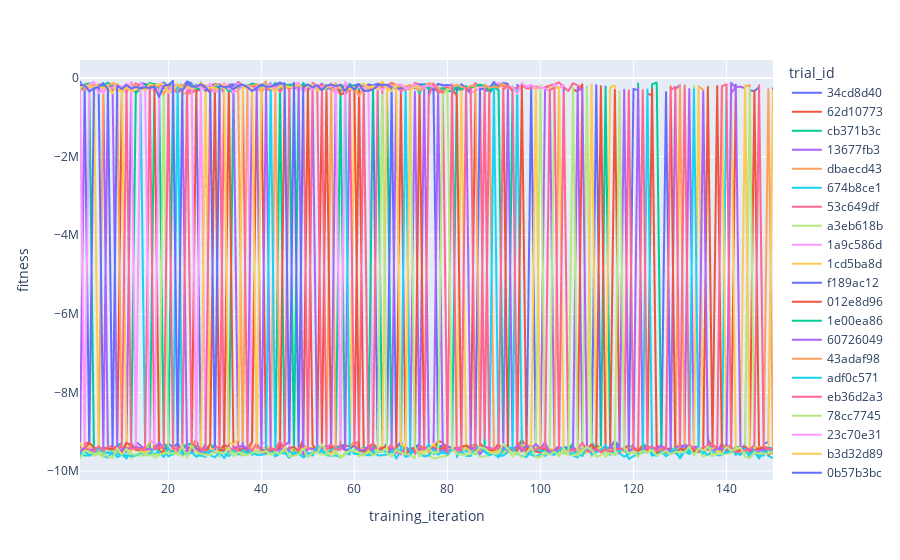

Here is the notebook cell this chart was saved with:
### Code cell
fig = px.line(
    data_frame=pd.concat(analysis.trial_dataframes.values()),
    x="training_iteration",
    y="fitness",
    color="trial_id",
)
fig.show()

### Figure 1 — Plotly figure (JSON) as saved in the notebook; plotly's stock layout.template omitted (floating-point values rounded to 4 significant figures; data arrays with more than 128 entries replaced by an {"elided": "..."} marker saying what was removed)
{"data": [{"hovertemplate": "trial_id=34cd8d40<br>training_iteration=%{x}<br>fitness=%{y}<extra></extra>", "legendgroup": "34cd8d40", "line": {"color": "#636efa", "dash": "solid"}, "marker": {"symbol": "circle"}, "mode": "lines", "name": "34cd8d40", "showlegend": true, "type": "scattergl", "x": {"elided": "150 int values"}, "xaxis": "x", "y": {"elided": "150 int values"}, "yaxis": "y"}, {"hovertemplate": "trial_id=62d10773<br>training_iteration=%{x}<br>fitness=%{y}<extra></extra>", "legendgroup": "62d10773", "line": {"color": "#EF553B", "dash": "solid"}, "marker": {"symbol": "circle"}, "mode": "lines", "name": "62d10773", "showlegend": true, "type": "scattergl", "x": {"elided": "150 int values"}, "xaxis": "x", "y": {"elided": "150 int values"}, "yaxis": "y"}, {"hovertemplate": "trial_id=cb371b3c<br>training_iteration=%{x}<br>fitness=%{y}<extra></extra>", "legendgroup": "cb371b3c", "line": {"color": "#00cc96", "dash": "solid"}, "marker": {"symbol": "circle"}, "mode": "lines", "name": "cb371b3c", "showlegend": true, "type": "scattergl", "x": {"elided": "150 int values"}, "xaxis": "x", "y": {"elided": "150 int values"}, "yaxis": "y"}, {"hovertemplate": "trial_id=13677fb3<br>training_iteration=%{x}<br>fitness=%{y}<extra></extra>", "legendgroup": "13677fb3", "line": {"color": "#ab63fa", "dash": "solid"}, "marker": {"symbol": "circle"}, "mode": "lines", "name": "13677fb3", "showlegend": true, "type": "scattergl", "x": {"elided": "150 int values"}, "xaxis": "x", "y": {"elided": "150 int values"}, "yaxis": "y"}, {"hovertemplate": "trial_id=dbaecd43<br>training_iteration=%{x}<br>fitness=%{y}<extra></extra>", "legendgroup": "dbaecd43", "line": {"color": "#FFA15A", "dash": "solid"}, "marker": {"symbol": "circle"}, "mode": "lines", "name": "dbaecd43", "showlegend": true, "type": "scattergl", "x": {"elided": "150 int values"}, "xaxis": "x", "y": {"elided": "150 int values"}, "yaxis": "y"}, {"hovertemplate": "trial_id=674b8ce1<br>training_iteration=%{x}<br>fitness=%{y}<extra></extra>", "legendgroup": "674b8ce1", "line": {"color": "#19d3f3", "dash": "solid"}, "marker": {"symbol": "circle"}, "mode": "lines", "name": "674b8ce1", "showlegend": true, "type": "scattergl", "x": {"elided": "150 int values"}, "xaxis": "x", "y": {"elided": "150 int values"}, "yaxis": "y"}, {"hovertemplate": "trial_id=53c649df<br>training_iteration=%{x}<br>fitness=%{y}<extra></extra>", "legendgroup": "53c649df", "line": {"color": "#FF6692", "dash": "solid"}, "marker": {"symbol": "circle"}, "mode": "lines", "name": "53c649df", "showlegend": true, "type": "scattergl", "x": [1, 2, 3, 4, 5, 6, 7, 8, 9, 10, 11, 12, 13, 14, 15, 16, 17, 18, 19, 20, 21, 22, 23, 24, 25, 26, 27, 28, 29, 30, 31, 32, 33, 34, 35, 36, 37, 38, 39, 40, 41, 42, 43, 44, 45, 46, 47, 48, 49, 50, 51, 52, 53, 54, 55, 56, 57, 58, 59, 60, 61, 62, 63, 64, 65, 66, 67, 68, 69, 70, 71, 72, 73, 74, 75, 76, 77, 78, 79, 80, 81, 82, 83, 84, 85, 86, 87, 88, 89, 90, 91, 92, 93, 94, 95, 96, 97, 98, 99, 100, 101, 102, 103, 104, 105, 106, 107, 108, 109], "xaxis": "x", "y": [-300342, -9288076, -9272510, -300569, -160043, -193353, -211538, -229534, -191880, -209829, -262254, -311008, -128147, -220022, -180539, -208939, -187434, -172941, -224775, -223443, -285040, -381265, -269161, -258121, -398840, -265632, -144505, -357183, -197891, -369548, -263753, -9286023, -159632, -321980, -95255, -187408, -277251, -168486, -176457, -189829, -238879, -331373, -194876, -353396, -186383, -199082, -176685, -182896, -259443, -226609, -224876, -182518, -9339670, -255507, -134780, -206693, -200654, -422117, -230032, -269876, -159059, -269840, -177127, -239419, -142950, -141246, -190190, -120659, -170917, -336735, -239975, -302467, -123473, -170034, -194173, -236442, -290089, -324040, -252195, -231318, -276645, -285387, -307448, -228891, -277730, -130229, -224310, -9175651, -214479, -197727, -175663, -205312, -194672, -249477, -257822, -183497, -262701, -260341, -210512, -255720, -231129, -187910, -157181, -110438, -228368, -327606, -128398, -189945, -298483], "yaxis": "y"}, {"hovertemplate": "trial_id=a3eb618b<br>training_iteration=%{x}<br>fitness=%{y}<extra></extra>", "legendgroup": "a3eb618b", "line": {"color": "#B6E880", "dash": "solid"}, "marker": {"symbol": "circle"}, "mode": "lines", "name": "a3eb618b", "showlegend": true, "type": "scattergl", "x": {"elided": "150 int values"}, "xaxis": "x", "y": {"elided": "150 int values"}, "yaxis": "y"}, {"hovertemplate": "trial_id=1a9c586d<br>training_iteration=%{x}<br>fitness=%{y}<extra></extra>", "legendgroup": "1a9c586d", "line": {"color": "#FF97FF", "dash": "solid"}, "marker": {"symbol": "circle"}, "mode": "lines", "name": "1a9c586d", "showlegend": true, "type": "scattergl", "x": [1, 2, 3, 4, 5, 6, 7, 8, 9, 10, 11, 12, 13, 14, 15, 16, 17, 18, 19, 20, 21, 22, 23, 24, 25, 26, 27, 28, 29, 30, 31, 32, 33, 34, 35, 36, 37, 38, 39, 40, 41, 42, 43, 44, 45, 46, 47, 48, 49, 50, 51, 52, 53, 54, 55, 56, 57, 58, 59, 60, 61, 62, 63, 64, 65, 66, 67, 68, 69, 70, 71, 72, 73, 74, 75, 76, 77, 78, 79, 80, 81, 82, 83, 84, 85, 86, 87, 88, 89, 90, 91, 92, 93, 94, 95, 96, 97, 98, 99, 100, 101, 102, 103, 104, 105], "xaxis": "x", "y": [-253815, -242565, -239653, -188008, -193135, -383299, -204249, -301523, -287743, -264271, -385043, -98897, -248600, -254297, -252075, -237173, -322044, -226863, -232452, -336026, -170454, -229955, -244622, -159567, -292706, -188264, -273687, -9339314, -230804, -271573, -258289, -205630, -227020, -371826, -312341, -192484, -188441, -9367551, -171330, -9279783, -9299424, -266981, -123826, -152213, -260032, -148034, -199990, -319316, -148861, -297641, -269419, -259022, -170763, -198630, -280107, -393909, -211371, -209345, -143359, -234122, -226018, -239745, -233893, -9338761, -189693, -193139, -9415349, -173738, -253423, -250310, -255232, -214005, -9390026, -299213, -251829, -251870, -192032, -177199, -163188, -9347369, -138298, -9294167, -211737, -224066, -380155, -317682, -253163, -238783, -204381, -214312, -119315, -161019, -212729, -230325, -402663, -127597, -222294, -165211, -281587, -235276, -261748, -334732, -147928, -259747, -177398], "yaxis": "y"}, {"hovertemplate": "trial_id=1cd5ba8d<br>training_iteration=%{x}<br>fitness=%{y}<extra></extra>", "legendgroup": "1cd5ba8d", "line": {"color": "#FECB52", "dash": "solid"}, "marker": {"symbol": "circle"}, "mode": "lines", "name": "1cd5ba8d", "showlegend": true, "type": "scattergl", "x": {"elided": "150 int values"}, "xaxis": "x", "y": {"elided": "150 int values"}, "yaxis": "y"}, {"hovertemplate": "trial_id=f189ac12<br>training_iteration=%{x}<br>fitness=%{y}<extra></extra>", "legendgroup": "f189ac12", "line": {"color": "#636efa", "dash": "solid"}, "marker": {"symbol": "circle"}, "mode": "lines", "name": "f189ac12", "showlegend": true, "type": "scattergl", "x": [1, 2, 3, 4, 5, 6, 7, 8, 9, 10, 11, 12, 13, 14, 15, 16, 17, 18, 19, 20, 21, 22, 23, 24, 25, 26, 27, 28, 29, 30, 31, 32, 33, 34, 35, 36, 37, 38, 39, 40, 41, 42, 43, 44, 45, 46, 47, 48, 49, 50, 51, 52, 53, 54, 55, 56, 57, 58, 59, 60, 61, 62, 63, 64, 65, 66, 67, 68, 69, 70, 71, 72, 73, 74, 75, 76, 77, 78, 79, 80, 81, 82, 83, 84, 85, 86, 87, 88, 89, 90, 91, 92, 93], "xaxis": "x", "y": [-87468, -340263, -9293706, -237513, -177639, -9331680, -226403, -204763, -221120, -234848, -233175, -285149, -354268, -126726, -149855, -215526, -152542, -179431, -113430, -213339, -9349169, -318489, -241521, -85463, -134006, -9373575, -106774, -315798, -205269, -147354, -169740, -212922, -233617, -197850, -124845, -9293291, -215393, -227410, -317511, -195796, -201958, -136326, -314055, -156361, -132695, -281079, -179514, -195122, -186102, -228831, -283279, -259666, -143406, -234700, -281729, -154378, -9368207, -9324555, -220231, -182711, -152113, -213514, -161765, -183308, -145633, -180827, -9306731, -195780, -276609, -251570, -244401, -180326, -262578, -160814, -159337, -172838, -322882, -144793, -185895, -176485, -190528, -296472, -156434, -246949, -350909, -9266009, -279940, -273811, -262173, -97776, -252967, -120125, -148116], "yaxis": "y"}, {"hovertemplate": "trial_id=012e8d96<br>training_iteration=%{x}<br>fitness=%{y}<extra></extra>", "legendgroup": "012e8d96", "line": {"color": "#EF553B", "dash": "solid"}, "marker": {"symbol": "circle"}, "mode": "lines", "name": "012e8d96", "showlegend": true, "type": "scattergl", "x": {"elided": "150 int values"}, "xaxis": "x", "y": {"elided": "150 int values"}, "yaxis": "y"}, {"hovertemplate": "trial_id=1e00ea86<br>training_iteration=%{x}<br>fitness=%{y}<extra></extra>", "legendgroup": "1e00ea86", "line": {"color": "#00cc96", "dash": "solid"}, "marker": {"symbol": "circle"}, "mode": "lines", "name": "1e00ea86", "showlegend": true, "type": "scattergl", "x": [1, 2, 3, 4, 5, 6, 7, 8, 9, 10, 11, 12, 13, 14, 15, 16, 17, 18, 19, 20, 21, 22, 23, 24, 25, 26, 27, 28, 29, 30, 31, 32, 33, 34, 35, 36, 37, 38, 39, 40, 41, 42, 43, 44, 45, 46, 47, 48, 49, 50, 51, 52, 53, 54, 55, 56, 57, 58, 59, 60, 61, 62, 63, 64, 65, 66, 67, 68, 69, 70, 71, 72, 73, 74, 75, 76, 77, 78, 79, 80, 81, 82, 83, 84, 85, 86, 87, 88, 89, 90, 91, 92, 93], "xaxis": "x", "y": [-300405, -157941, -133046, -261920, -230174, -193477, -113571, -212814, -199521, -284479, -294426, -9320212, -386166, -257322, -200004, -127371, -155583, -244768, -258555, -172011, -188577, -170517, -185923, -167019, -166907, -276388, -271657, -188381, -359521, -196767, -247160, -191715, -342387, -232798, -241504, -190521, -192971, -141582, -155788, -253806, -173208, -240472, -126333, -254687, -169059, -179314, -148974, -9348670, -124520, -243814, -207712, -282770, -232315, -270627, -155927, -215021, -170433, -209117, -163058, -206703, -276354, -195345, -9398094, -247824, -221966, -266895, -221570, -220639, -228388, -207973, -242631, -233667, -156242, -384708, -154537, -277369, -203122, -268029, -256204, -314502, -344707, -228610, -292135, -220742, -240611, -208640, -167713, -203044, -305587, -183159, -241570, -143834, -215587], "yaxis": "y"}, {"hovertemplate": "trial_id=60726049<br>training_iteration=%{x}<br>fitness=%{y}<extra></extra>", "legendgroup": "60726049", "line": {"color": "#ab63fa", "dash": "solid"}, "marker": {"symbol": "circle"}, "mode": "lines", "name": "60726049", "showlegend": true, "type": "scattergl", "x": {"elided": "150 int values"}, "xaxis": "x", "y": {"elided": "150 int values"}, "yaxis": "y"}, {"hovertemplate": "trial_id=43adaf98<br>training_iteration=%{x}<br>fitness=%{y}<extra></extra>", "legendgroup": "43adaf98", "line": {"color": "#FFA15A", "dash": "solid"}, "marker": {"symbol": "circle"}, "mode": "lines", "name": "43adaf98", "showlegend": true, "type": "scattergl", "x": [1, 2, 3, 4, 5, 6, 7, 8, 9, 10, 11, 12, 13, 14, 15, 16, 17, 18, 19, 20, 21, 22, 23, 24, 25, 26, 27, 28, 29, 30, 31, 32, 33, 34, 35, 36, 37, 38, 39, 40, 41, 42, 43, 44, 45, 46, 47, 48, 49, 50, 51, 52, 53, 54, 55, 56, 57, 58, 59, 60, 61, 62, 63, 64, 65, 66, 67, 68, 69, 70, 71, 72, 73, 74, 75, 76, 77, 78, 79, 80, 81, 82, 83, 84, 85, 86, 87, 88, 89, 90, 91, 92, 93], "xaxis": "x", "y": [-304134, -291483, -196371, -163208, -206318, -246468, -203877, -127213, -171223, -291254, -210281, -182863, -167940, -272755, -296420, -249995, -204998, -193154, -413491, -188026, -278736, -293483, -172706, -168382, -9251802, -9311484, -133922, -189781, -367018, -160185, -168007, -218230, -222932, -248326, -164260, -9250549, -191292, -202128, -145894, -382328, -192601, -154724, -338923, -212827, -234031, -276250, -227180, -131645, -333718, -203970, -199826, -270740, -183154, -180851, -259872, -304270, -156657, -305486, -321098, -219736, -461032, -205918, -303934, -253032, -229368, -171089, -247519, -169700, -207948, -207138, -212954, -174319, -218961, -324601, -232510, -127223, -153517, -246078, -373525, -282767, -234257, -164680, -215484, -263879, -194342, -207873, -9319384, -164763, -252735, -215005, -247743, -144716, -249934], "yaxis": "y"}, {"hovertemplate": "trial_id=adf0c571<br>training_iteration=%{x}<br>fitness=%{y}<extra></extra>", "legendgroup": "adf0c571", "line": {"color": "#19d3f3", "dash": "solid"}, "marker": {"symbol": "circle"}, "mode": "lines", "name": "adf0c571", "showlegend": true, "type": "scattergl", "x": {"elided": "150 int values"}, "xaxis": "x", "y": {"elided": "150 int values"}, "yaxis": "y"}, {"hovertemplate": "trial_id=eb36d2a3<br>training_iteration=%{x}<br>fitness=%{y}<extra></extra>", "legendgroup": "eb36d2a3", "line": {"color": "#FF6692", "dash": "solid"}, "marker": {"symbol": "circle"}, "mode": "lines", "name": "eb36d2a3", "showlegend": true, "type": "scattergl", "x": {"elided": "150 int values"}, "xaxis": "x", "y": {"elided": "150 int values"}, "yaxis": "y"}, {"hovertemplate": "trial_id=78cc7745<br>training_iteration=%{x}<br>fitness=%{y}<extra></extra>", "legendgroup": "78cc7745", "line": {"color": "#B6E880", "dash": "solid"}, "marker": {"symbol": "circle"}, "mode": "lines", "name": "78cc7745", "showlegend": true, "type": "scattergl", "x": {"elided": "150 int values"}, "xaxis": "x", "y": {"elided": "150 int values"}, "yaxis": "y"}, {"hovertemplate": "trial_id=23c70e31<br>training_iteration=%{x}<br>fitness=%{y}<extra></extra>", "legendgroup": "23c70e31", "line": {"color": "#FF97FF", "dash": "solid"}, "marker": {"symbol": "circle"}, "mode": "lines", "name": "23c70e31", "showlegend": true, "type": "scattergl", "x": [1, 2, 3, 4, 5, 6, 7, 8, 9, 10, 11, 12, 13, 14, 15, 16, 17, 18, 19, 20, 21, 22, 23, 24, 25, 26, 27, 28, 29, 30, 31, 32, 33, 34, 35, 36, 37, 38, 39, 40, 41, 42, 43, 44, 45, 46, 47, 48, 49, 50, 51, 52, 53, 54, 55, 56, 57, 58, 59, 60, 61, 62, 63, 64, 65, 66, 67, 68, 69, 70, 71, 72, 73, 74, 75, 76, 77], "xaxis": "x", "y": [-147460, -9257823, -156932, -90510, -384274, -286899, -264853, -244881, -175163, -217302, -146086, -199756, -9343087, -130305, -232922, -9215728, -9302539, -308129, -166611, -337240, -172691, -155254, -235763, -292482, -202869, -9325856, -254002, -264367, -140976, -339965, -279100, -123990, -284997, -250147, -136344, -237769, -219656, -258750, -259661, -255239, -231290, -154747, -269815, -196084, -161413, -9358578, -168814, -117992, -368348, -190785, -288542, -211924, -236974, -201333, -201460, -202747, -9212542, -102731, -237002, -258908, -234962, -253345, -239006, -214776, -204795, -293596, -210072, -219952, -172129, -161433, -266744, -240679, -155636, -232529, -204929, -191636, -222387], "yaxis": "y"}, {"hovertemplate": "trial_id=b3d32d89<br>training_iteration=%{x}<br>fitness=%{y}<extra></extra>", "legendgroup": "b3d32d89", "line": {"color": "#FECB52", "dash": "solid"}, "marker": {"symbol": "circle"}, "mode": "lines", "name": "b3d32d89", "showlegend": true, "type": "scattergl", "x": [1, 2, 3, 4, 5, 6, 7, 8, 9, 10, 11, 12, 13, 14, 15, 16, 17, 18, 19, 20, 21, 22, 23, 24, 25, 26, 27, 28, 29, 30, 31, 32, 33, 34, 35, 36, 37, 38, 39, 40, 41, 42, 43, 44, 45, 46, 47, 48, 49, 50, 51, 52, 53, 54, 55, 56, 57, 58, 59, 60, 61, 62, 63, 64, 65, 66, 67, 68, 69, 70, 71, 72, 73, 74], "xaxis": "x", "y": [-250036, -169676, -203484, -242103, -189418, -259640, -229882, -381709, -141702, -367758, -241781, -329670, -299610, -229738, -305784, -153655, -194000, -151888, -148560, -366063, -294225, -151999, -238331, -238673, -261084, -236564, -116134, -241976, -240679, -246343, -321205, -156690, -9268816, -9314471, -9199536, -218453, -259718, -256963, -9315792, -258666, -210844, -258236, -335084, -213835, -193162, -230290, -217466, -177935, -251752, -197829, -167429, -312298, -308740, -236467, -151076, -158267, -242891, -276235, -270270, -322948, -184421, -133036, -244371, -205990, -290761, -81112, -276733, -330416, -158374, -9318916, -9383644, -303243, -228954, -207557], "yaxis": "y"}, {"hovertemplate": "trial_id=0b57b3bc<br>training_iteration=%{x}<br>fitness=%{y}<extra></extra>", "legendgroup": "0b57b3bc", "line": {"color": "#636efa", "dash": "solid"}, "marker": {"symbol": "circle"}, "mode": "lines", "name": "0b57b3bc", "showlegend": true, "type": "scattergl", "x": [1, 2, 3, 4, 5, 6, 7, 8, 9, 10, 11, 12, 13, 14, 15, 16, 17, 18, 19, 20, 21, 22, 23, 24, 25, 26, 27, 28, 29, 30, 31, 32, 33, 34, 35, 36, 37, 38, 39, 40, 41, 42, 43, 44, 45, 46, 47, 48, 49, 50, 51, 52, 53, 54, 55, 56, 57, 58, 59, 60, 61, 62, 63, 64, 65, 66, 67, 68], "xaxis": "x", "y": [-178679, -181373, -340845, -256657, -227361, -124553, -281214, -9357219, -185698, -279762, -175286, -267005, -223918, -257417, -236913, -250210, -205067, -478719, -194300, -176033, -73740, -9338792, -328865, -126465, -216447, -222417, -153177, -236857, -375522, -9349509, -183246, -232499, -210169, -278330, -191333, -168692, -231744, -328484, -254434, -159537, -223687, -213080, -172632, -111537, -175331, -9281416, -118103, -9360346, -231411, -158009, -235534, -179668, -311368, -188502, -169182, -199129, -174004, -319375, -191027, -301081, -153640, -329772, -320705, -290264, -192650, -166644, -173562, -237408], "yaxis": "y"}], "layout": {"legend": {"title": {"text": "trial_id"}, "tracegroupgap": 0}, "margin": {"t": 60}, "xaxis": {"anchor": "y", "domain": [0, 1], "title": {"text": "training_iteration"}}, "yaxis": {"anchor": "x", "domain": [0, 1], "title": {"text": "fitness"}}}}
